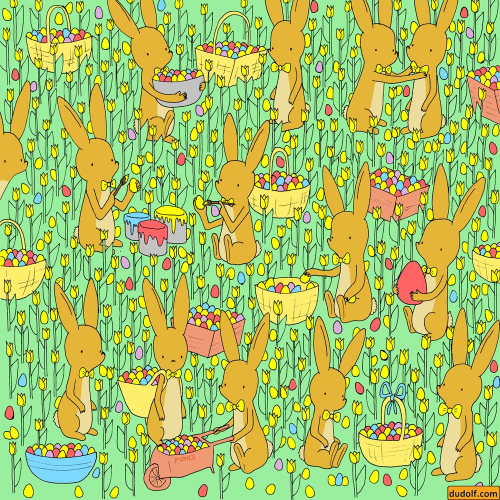
#> input picture Midterm-ImageSet/Counting/rabbit.jpeg, 1000 x 1000 px (shown at 1/2 size); the run also reads 1 picture not shown here
$ jupyter execute --allow-errors counting.ipynb
#> lines starting #> are read from the running program, lines starting #| are printed output that depends on the picture; after the words box and inside, x2 and y2 are one past the last pixel; in counts of white or black regions, pixels touching at a corner belong together
[cell 1]
import cv2
import numpy as np
import os
import matplotlib.pyplot as plt

[cell 2]
image = cv2.imread('rabbit.jpeg')
#> image is the input picture: shape (1000, 1000, 3); mean B, G, R 103.6, 193.3, 169.7
image = cv2.cvtColor(image, cv2.COLOR_BGR2RGB)
gray = cv2.cvtColor(image, cv2.COLOR_RGB2GRAY)
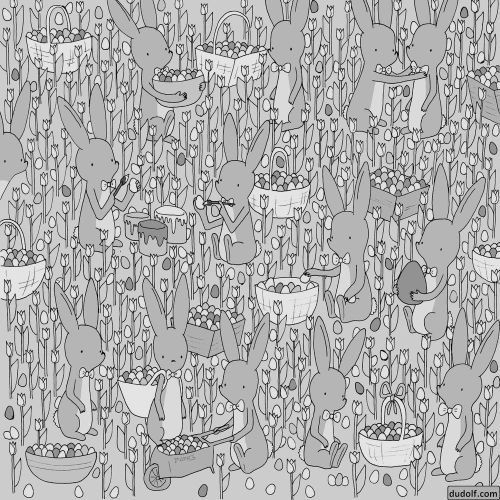
#> gray: shape (1000, 1000) (shown at 1/2 size); min 0, max 253, mean 176
plt.imshow(image)

Với bài toán đếm này, ta cần xác định được các điểm đặc trưng của object cần tìm. Cụ thể với bài đếm thỏ này ta có thể thử lấy đôi mắt của chúng. Ta sẽ lấy thử 4 loại mắt xem có thể tìm được toàn bộ hay không. Ngoài ra ta nhận thấy các object trong này khi ta lấy đôi mắt sẽ ít bị ảnh hưởng bới màu sắc do vậy ta có thể lấy trực tiếp ảnh grayscale để so khớp.

[cell 3]
tempates = []
for tempate in os.listdir('rabbit'):
    tempate = cv2.imread(os.path.join('rabbit/', tempate), 0)
    tempates.append(tempate)

[cell 4]
for idx, tempate in enumerate(tempates):
    plt.subplot(1, len(tempates), idx + 1)
    plt.imshow(tempate, cmap='gray')
    plt.axis('off')
#> this loop made 3 passes
plt.show()
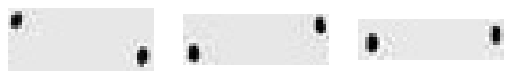
#> figure drawn by matplotlib, 3 panels

[cell 5]
image_cpy = image.copy()
gray_cpy = gray.copy()
for tempate in tempates:
    for scale in np.arange(0.7, 1.2, 0.01):
        resized_tempate = cv2.resize(tempate, None, fx=scale, fy=scale)
        # apply template matching
        result = cv2.matchTemplate(gray_cpy, resized_tempate, cv2.TM_CCOEFF_NORMED)
        # get the locations of matched regions
        loc = np.where(result >= 0.8)
        for pt in zip(*loc[::-1]):
            cv2.rectangle(image_cpy, pt, (pt[0] + tempate.shape[1], pt[1] + tempate.shape[0]), (255, 255, 255), 2)
            cv2.rectangle(gray_cpy, pt, (pt[0] + tempate.shape[1], pt[1] + tempate.shape[0]), (255, 255, 255), 2)
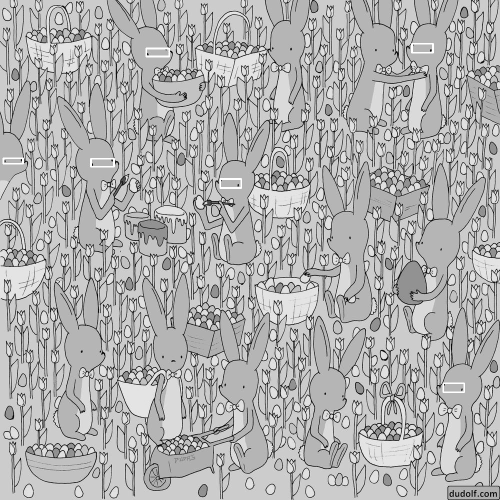
#> gray_cpy: shape (1000, 1000) (shown at 1/2 size); 0.24% of pixels changed, all inside (x1, y1, x2, y2) = (5, 86, 930, 786)
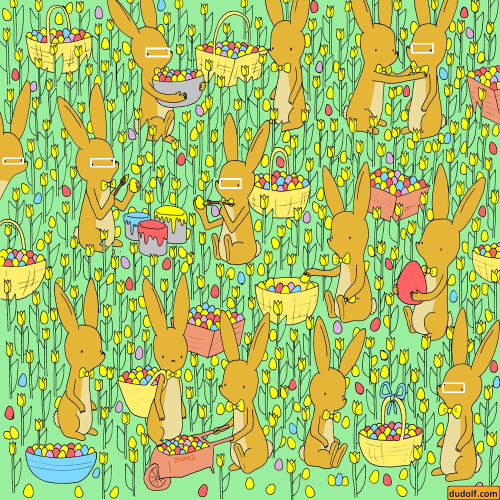
#> image_cpy: shape (1000, 1000, 3) (shown at 1/2 size); mean R, G, B 169.8, 193.5, 104.1
plt.figure(figsize=(20, 10))
plt.imshow(image_cpy)
plt.axis('off')
#> Out = (-0.5, 999.5, 999.5, -0.5)

Ta có thể thấy được việc lấy cạnh có thê thể tìm được tương đối chính xác nhưng vẫn chưa thể tìm thấy hết toàn bộ.

[cell 6]
rabit2 = cv2.imread('rabbit2.png')
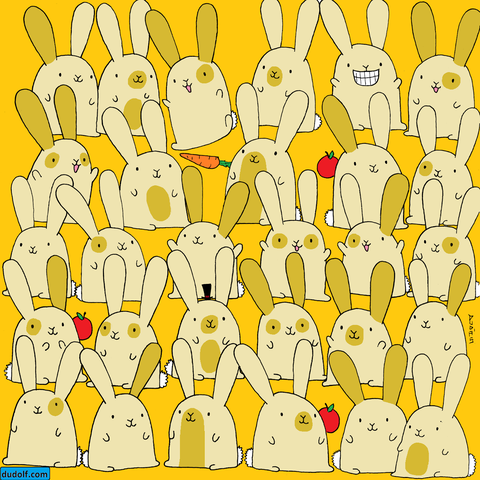
#> input picture Midterm-ImageSet/Counting/rabbit2.png, 480 x 480 px
#> rabit2 is the input picture: shape (480, 480, 3); mean B, G, R 106.9, 201.4, 225.4
rabit2 = cv2.cvtColor(rabit2, cv2.COLOR_BGR2RGB)
rabit2_gray = cv2.cvtColor(rabit2, cv2.COLOR_RGB2GRAY)
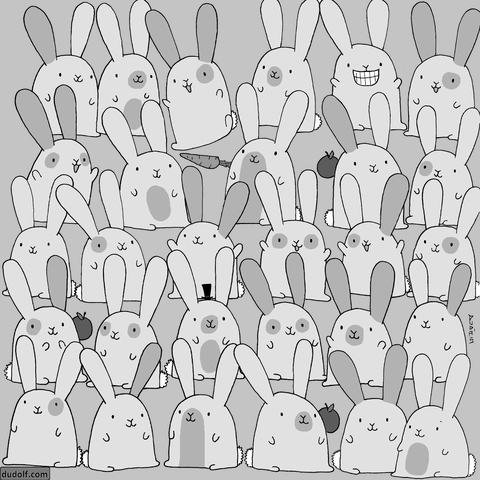
#> rabit2_gray: shape (480, 480); min 0, max 255, mean 197.7
rabit2_edge = cv2.Canny(rabit2_gray, 50, 100)
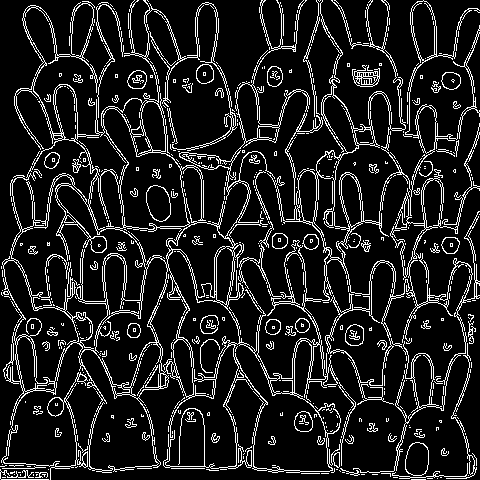
#> rabit2_edge: shape (480, 480); 12.5% white in thin lines or dots

[cell 7]
tempates = []
#> (the rest of this cell did not finish here and is left out)

[cell 8]
for idx, tempate in enumerate(tempates):
    plt.subplot(1, len(tempates), idx + 1)
    plt.imshow(tempate, cmap='gray')
    plt.axis('off')
plt.show()

[cell 9]
edge_cpy = rabit2_edge.copy()
rabit2_cpy = rabit2.copy()
for idx, tempate in enumerate(tempates):
    for scale in np.arange(0.7, 1.2, 0.01):
        resized_tempate = cv2.resize(tempate, None, fx=scale, fy=scale)
        # apply template matching
        result = cv2.matchTemplate(edge_cpy, resized_tempate, cv2.TM_CCOEFF_NORMED)
        # get the locations of matched regions
        loc = np.where(result >= 0.63)
        for pt in zip(*loc[::-1]):
            cv2.rectangle(rabit2_cpy, pt, (pt[0] + tempate.shape[1], pt[1] + tempate.shape[0]), (0, 0, 0), 2)
            cv2.rectangle(edge_cpy, pt, (pt[0] + tempate.shape[1], pt[1] + tempate.shape[0]), (0, 0, 0), 2)

plt.figure(figsize=(20, 10))
plt.imshow(rabit2_cpy)
plt.axis('off')
plt.show()
